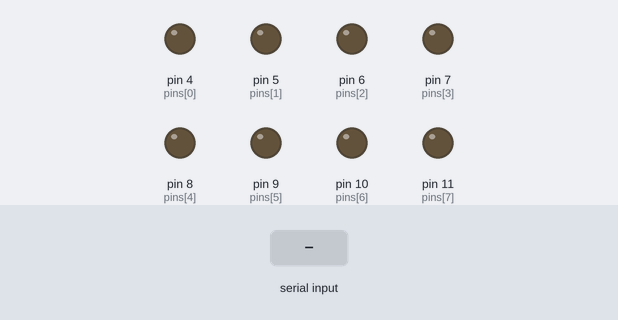
The sketch below on a simulated Arduino Uno, built with avr-gcc and run on an emulated ATmega328P. On the bench: output pins drawn as LEDs (lit = HIGH). The test bench sets the inputs (shaded band).

Above: at 1.2 s.
1.3 s: "1" received over the second serial link
At 2.0 s:
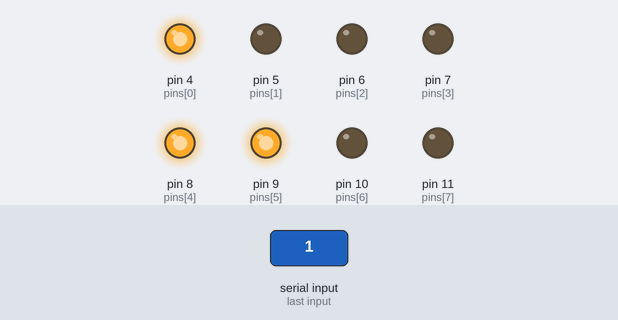
2.8 s: "0" received over the second serial link
At 3.2 s:
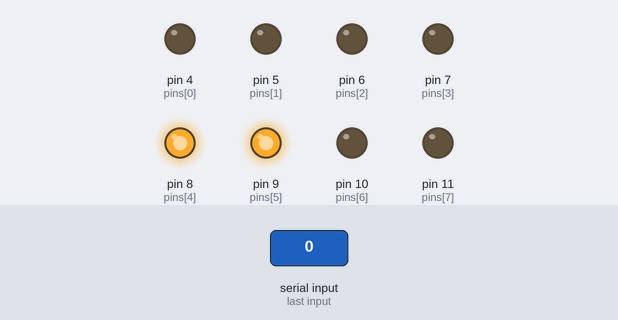
4.3 s: "2" received over the second serial link
At 5.5 s:
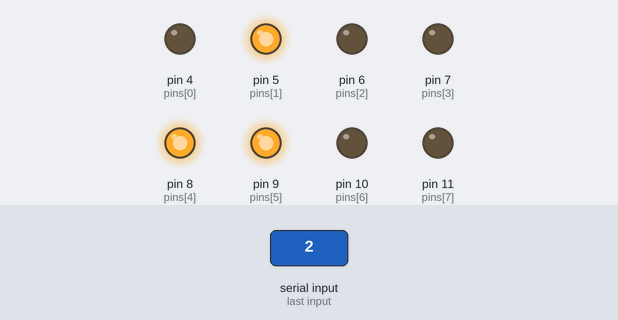
Timing chart, 0 to 7.3 s (numbered marks = the images above; inputs shaded):
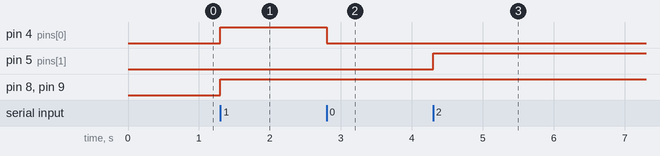

Measured:
- after the input at 1.3 s, pin 4 (pins[0]), pin 8 (pins[4]), pin 9 (pins[5]): LOW → HIGH at once
- after the input at 2.8 s, pin 4 (pins[0]): HIGH → LOW at once
- after the input at 4.3 s, pin 5 (pins[1]): LOW → HIGH at once

The sketch:

CH_15_02.ino
```cpp
#include <SoftwareSerial.h>

// SoftwareSerial(RX, TX) 형식으로 블루투스 모듈과 교차하여 연결
SoftwareSerial BTSerial(2, 3);
int pins[] = {4, 5, 6, 7, 8, 9, 10, 11};  // LED 연결 핀

void setup()
{
  Serial.begin(9600);     // 컴퓨터와의 시리얼 통신 초기화
  BTSerial.begin(9600);     // 블루투스 모듈 초기화

  for(int i = 0; i < 8; i++){   // LED 제어 핀 설정
    pinMode(pins[i], OUTPUT);
    digitalWrite(pins[i], LOW);
  }
}

void loop()
{
  if(BTSerial.available()){     // 블루투스로 데이터 수신
    byte no = BTSerial.read();
    if(no < 0 || no > 255)    // 번위 검사
      Serial.println("** Wrong Number...");
    else{
      for(int i = 0; i < 8; i++){   // LED 제어
        if( no & (1 << i) )
          digitalWrite(pins[i], HIGH);
        else
          digitalWrite(pins[i], LOW);
      }
    }
  }
}
```
